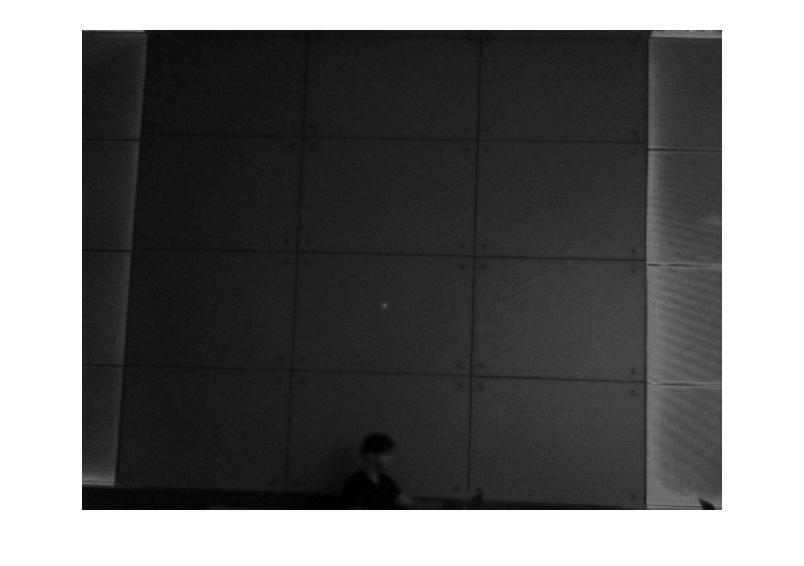
%> input picture test_image.jpg, 804 x 566 px
$ octave --eval "result = extractLaser('test_image.jpg');"   (GNU Octave 9; MATLAB toolbox functions it lacks are replaced by stand-ins)
%> lines starting %> are read from the running program, lines starting %| are printed output that depends on the picture; in (x1, y1, x2, y2) boxes, pixels count from 0 and x2, y2 are one past the last pixel; in counts of white or black regions, pixels touching at a corner belong together; the program's own positions count from 1
### bpass.m
function res = bpass(image_array,lnoise,lobject,threshold)
%
% NAME:
%               bpass
% PURPOSE:
%               Implements a real-space bandpass filter that suppresses
%               pixel noise and long-wavelength image variations while
%               retaining information of a characteristic size.
%
% CATEGORY:
%               Image Processing
% CALLING SEQUENCE:
%               res = bpass( image_array, lnoise, lobject )
% INPUTS:
%               image:  The two-dimensional array to be filtered.
%               lnoise: Characteristic lengthscale of noise in pixels.
%                       Additive noise averaged over this length should
%                       vanish. May assume any positive floating value.
%                       May be set to 0 or false, in which case only the
%                       highpass "background subtraction" operation is
%                       performed.
%               lobject: (optional) Integer length in pixels somewhat
%                       larger than a typical object. Can also be set to
%                       0 or false, in which case only the lowpass
%                       "blurring" operation defined by lnoise is done,
%                       without the background subtraction defined by
%                       lobject.  Defaults to false.
%               threshold: (optional) By default, after the convolution,
%                       any negative pixels are reset to 0.  Threshold
%                       changes the threshhold for setting pixels to
%                       0.  Positive values may be useful for removing
%                       stray noise or small particles.  Alternatively, can
%                       be set to -Inf so that no threshholding is
%                       performed at all.
%
% OUTPUTS:
%               res:    filtered image.
% PROCEDURE:
%               simple convolution yields spatial bandpass filtering.
% NOTES:
% Performs a bandpass by convolving with an appropriate kernel.  You can
% think of this as a two part process.  First, a lowpassed image is
% produced by convolving the original with a gaussian.  Next, a second
% lowpassed image is produced by convolving the original with a boxcar
% function. By subtracting the boxcar version from the gaussian version, we
% are using the boxcar version to perform a highpass.
%
% original - lowpassed version of original => highpassed version of the
% original
%
% Performing a lowpass and a highpass results in a bandpassed image.
%
% Converts input to double.  Be advised that commands like 'image' display
% double precision arrays differently from UINT8 arrays.

% MODIFICATION HISTORY:
%               Written by David G. Grier, The University of Chicago, 2/93.
%
%               Greatly revised version DGG 5/95.
%
%               Added /field keyword JCC 12/95.
%
%               Memory optimizations and fixed normalization, DGG 8/99.
%               Converted to Matlab by D.Blair 4/2004-ish
%
%               Fixed some bugs with conv2 to make sure the edges are
%               removed D.B. 6/05
%
%               Removed inadvertent image shift ERD 6/05
%
%               Added threshold to output.  Now sets all pixels with
%               negative values equal to zero.  Gets rid of ringing which
%               was destroying sub-pixel accuracy, unless window size in
%               cntrd was picked perfectly.  Now centrd gets sub-pixel
%               accuracy much more robustly ERD 8/24/05
%
%               Refactored for clarity and converted all convolutions to
%               use column vector kernels for speed.  Running on my
%               macbook, the old version took ~1.3 seconds to do
%               bpass(image_array,1,19) on a 1024 x 1024 image; this
%               version takes roughly half that. JWM 6/07
%
%       This code 'bpass.pro' is copyright 1997, John C. Crocker and
%       David G. Grier.  It should be considered 'freeware'- and may be
%       distributed freely in its original form when properly attributed.

if nargin < 3, lobject = false; end
if nargin < 4, threshold = 0; end

normalize = @(x) x/sum(x);

image_array = double(image_array);

if lnoise == 0
  gaussian_kernel = 1;
else
  gaussian_kernel = normalize(...
    exp(-((-ceil(5*lnoise):ceil(5*lnoise))/(2*lnoise)).^2));
end

if lobject
  boxcar_kernel = normalize(...
      ones(1,length(-round(lobject):round(lobject))));
end

% JWM: Do a 2D convolution with the kernels in two steps each.  It is
% possible to do the convolution in only one step per kernel with
%
  % gconv = conv2(gaussian_kernel',gaussian_kernel,image_array,'same');
  % bconv = conv2(boxcar_kernel', boxcar_kernel,image_array,'same');
%
% but for some reason, this is slow.  The whole operation could be reduced
% to a single step using the associative and distributive properties of
% convolution:
%
  % filtered = conv2(image_array,...
  %   gaussian_kernel'*gaussian_kernel - boxcar_kernel'*boxcar_kernel,...
  %   'same');
%
% But this is also comparatively slow (though inexplicably faster than the
% above).  It turns out that convolving with a column vector is faster than
% convolving with a row vector, so instead of transposing the kernel, the
% image is transposed twice.

gconv = conv2(image_array',gaussian_kernel','same');
gconv = conv2(gconv',gaussian_kernel','same');

if lobject
  bconv = conv2(image_array',boxcar_kernel','same');
  bconv = conv2(bconv',boxcar_kernel','same');

  filtered = gconv - bconv;
else
  filtered = gconv;
end

% Zero out the values on the edges to signal that they're not useful.
lzero = max(lobject,ceil(5*lnoise));

filtered(1:(round(lzero)),:) = 0;
filtered((end - lzero + 1):end,:) = 0;
filtered(:,1:(round(lzero))) = 0;
filtered(:,(end - lzero + 1):end) = 0;

% JWM: I question the value of zeroing out negative pixels.  It's a
% nonlinear operation which could potentially mess up our expectations
% about statistics.  Is there data on 'Now centroid gets subpixel accuracy
% much more robustly'?  To choose which approach to take, uncomment one of
% the following two lines.
% ERD: The negative values shift the peak if the center of the cntrd mask
% is not centered on the particle.

% res = filtered;
filtered(filtered < threshold) = 0;
res = filtered;

### pkfnd.m
function out=pkfnd(im,th,sz)
% finds local maxima in an image to pixel level accuracy.
%  this provides a rough guess of particle
%  centers to be used by cntrd.m.  Inspired by the lmx subroutine of Grier
%  and Crocker's feature.pro
% INPUTS:
% im: image to process, particle should be bright spots on dark background with little noise
%   ofen an bandpass filtered brightfield image (fbps.m, fflt.m or bpass.m) or a nice
%   fluorescent image
% th: the minimum brightness of a pixel that might be local maxima.
%   (NOTE: Make it big and the code runs faster
%   but you might miss some particles.  Make it small and you'll get
%   everything and it'll be slow.)
% sz:  if your data's noisy, (e.g. a single particle has multiple local
% maxima), then set this optional keyword to a value slightly larger than the diameter of your blob.  if
% multiple peaks are found withing a radius of sz/2 then the code will keep
% only the brightest.  Also gets rid of all peaks within sz of boundary
%OUTPUT:  a N x 2 array containing, [row,column] coordinates of local maxima
%           out(:,1) are the x-coordinates of the maxima
%           out(:,2) are the y-coordinates of the maxima
%CREATED: Eric R. Dufresne, Yale University, Feb 4 2005
%MODIFIED: ERD, 5/2005, got rid of ind2rc.m to reduce overhead on tip by
%  Dan Blair;  added sz keyword
% ERD, 6/2005: modified to work with one and zero peaks, removed automatic
%  normalization of image
% ERD, 6/2005: due to popular demand, altered output to give x and y
%  instead of row and column
% ERD, 8/24/2005: pkfnd now exits politely if there's nothing above
%  threshold instead of crashing rudely
% ERD, 6/14/2006: now exits politely if no maxima found
% ERD, 10/5/2006:  fixed bug that threw away particles with maxima
%  consisting of more than two adjacent points


%find all the pixels above threshold
%im=im./max(max(im));
ind=find(im > th);
[nr,nc]=size(im);
tst=zeros(nr,nc);
n=length(ind);
if n==0
    out=[];
    display('nothing above threshold');
    return;
end
mx=[];
%convert index from find to row and column
rc=[mod(ind,nr),floor(ind/nr)+1];
for i=1:n
    r=rc(i,1);c=rc(i,2);
    %check each pixel above threshold to see if it's brighter than it's neighbors
    %  THERE'S GOT TO BE A FASTER WAY OF DOING THIS.  I'M CHECKING SOME MULTIPLE TIMES,
    %  BUT THIS DOESN'T SEEM THAT SLOW COMPARED TO THE OTHER ROUTINES, ANYWAY.
    if r>1 & r<nr & c>1 & c<nc
        if im(r,c)>=im(r-1,c-1) & im(r,c)>=im(r,c-1) & im(r,c)>=im(r+1,c-1) & ...
         im(r,c)>=im(r-1,c)  & im(r,c)>=im(r+1,c) &   ...
         im(r,c)>=im(r-1,c+1) & im(r,c)>=im(r,c+1) & im(r,c)>=im(r+1,c+1)
        mx=[mx,[r,c]'];
        %tst(ind(i))=im(ind(i));
        end
    end
end
%out=tst;
mx=mx';

[npks,crap]=size(mx);

%if size is specified, then get ride of pks within size of boundary
if nargin==3 & npks>0
   %throw out all pks within sz of boundary;
    ind=find(mx(:,1)>sz & mx(:,1)<(nr-sz) & mx(:,2)>sz & mx(:,2)<(nc-sz));
    mx=mx(ind,:);
end

%prevent from finding peaks within size of each other
[npks,crap]=size(mx);
if npks > 1
    %CREATE AN IMAGE WITH ONLY PEAKS
    nmx=npks;
    tmp=0.*im;
    for i=1:nmx
        tmp(mx(i,1),mx(i,2))=im(mx(i,1),mx(i,2));
    end
    %LOOK IN NEIGHBORHOOD AROUND EACH PEAK, PICK THE BRIGHTEST
    for i=1:nmx
        roi=tmp( (mx(i,1)-floor(sz/2)):(mx(i,1)+(floor(sz/2)+1)),(mx(i,2)-floor(sz/2)):(mx(i,2)+(floor(sz/2)+1))) ;
        [mv,indi]=max(roi);
        [mv,indj]=max(mv);
        tmp( (mx(i,1)-floor(sz/2)):(mx(i,1)+(floor(sz/2)+1)),(mx(i,2)-floor(sz/2)):(mx(i,2)+(floor(sz/2)+1)))=0;
        tmp(mx(i,1)-floor(sz/2)+indi(indj)-1,mx(i,2)-floor(sz/2)+indj-1)=mv;
    end
    ind=find(tmp>0);
    mx=[mod(ind,nr),floor(ind/nr)+1];
end

if size(mx)==[0,0]
    out=[];
else
    out(:,2)=mx(:,1);
    out(:,1)=mx(:,2);
end

### extractLaser.m
function [ point ] = extractLaser( filename )
%> called with filename = 'test_image.jpg'
a = imcrop(double(imread(filename)), [146 36 500 464]);
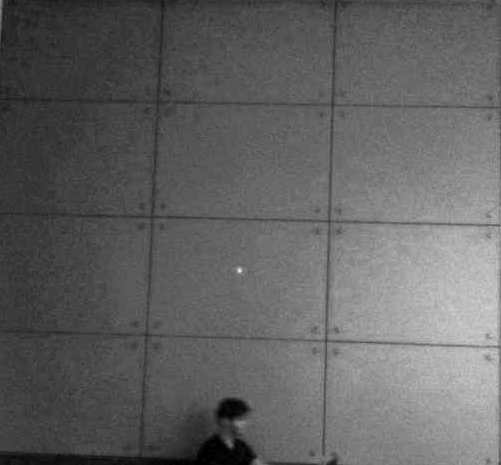
%> a: size 465x501x3 double; min 0, max 90, mean 34.6; drawn with min black and max white

for i = 1:465
    for j = 1:501
        a1(i, j) = a(i, j, 1);
    end
end
b = bpass(a1, 1, 5);
%> in bpass, `gconv = conv2(image_array',gaussian_kernel','same');`:
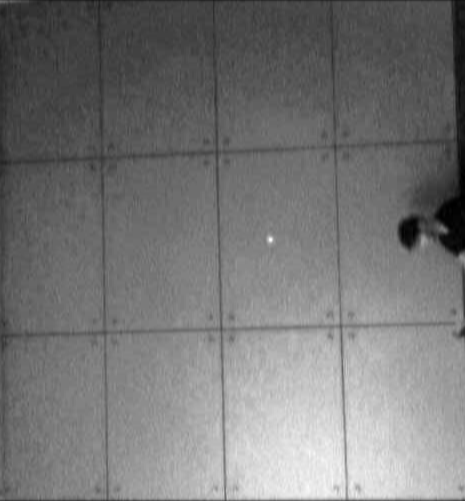
%> gconv: size 501x465 double; min 0.00218, max 74.07, mean 34.6; drawn with min black and max white
%> in bpass, `gconv = conv2(gconv',gaussian_kernel','same');`:
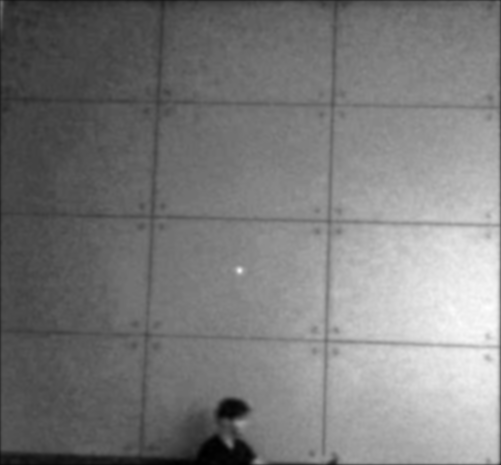
%> gconv: size 465x501 double; min 0.113, max 71.16, mean 34.5; drawn with min black and max white
%> in bpass, `filtered(1:(round(lzero)),:) = 0;`: filtered: size 465x501 double; min -9, max 20.68, mean 0.2; mean of the top-left, top-right, bottom-left and bottom-right quarters 0.1, 0.1, 0.1, 0.3
%> in bpass, `filtered((end - lzero + 1):end,:) = 0;`:
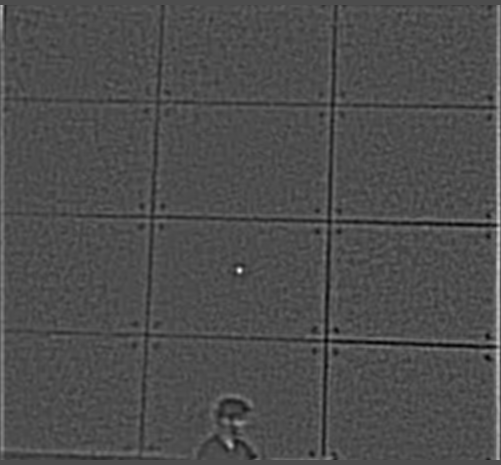
%> filtered: size 465x501 double; min -9, max 20.68, mean 0.1; drawn with min black and max white
%> in bpass, `filtered(:,1:(round(lzero))) = 0;`:
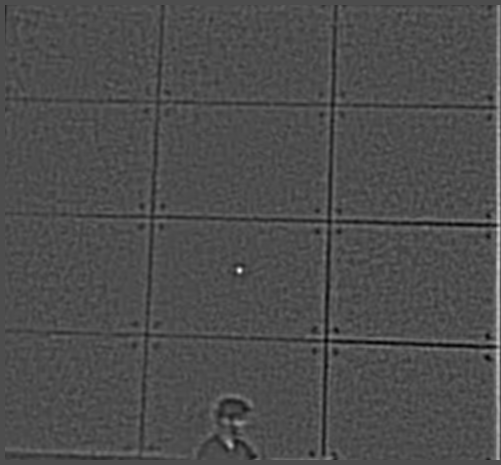
%> filtered: size 465x501 double; 0.98% of pixels changed, all inside (x1, y1, x2, y2) = (0, 5, 5, 460); drawn with min black and max white
%> in bpass, `filtered(:,(end - lzero + 1):end) = 0;`:
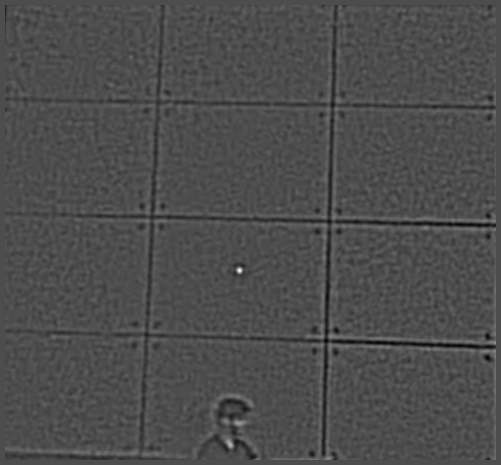
%> filtered: size 465x501 double; 0.98% of pixels changed, all inside (x1, y1, x2, y2) = (496, 5, 501, 460); drawn with min black and max white
%> in bpass, `filtered(filtered < threshold) = 0;`:
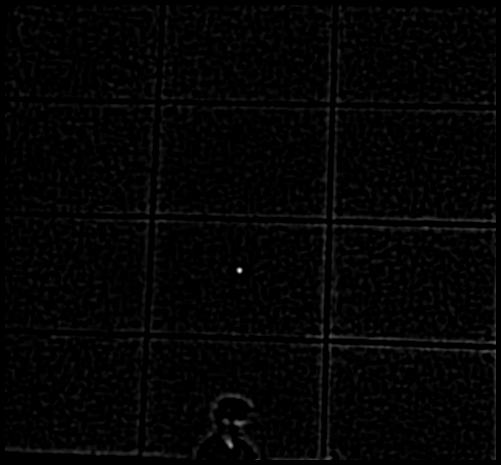
%> filtered: size 465x501 double; min 0, max 20.68, mean 0.3; drawn with min black and max white
point = pkfnd(b, 15, 5);
%> in pkfnd, `ind=find(im > th);`: ind = [110940; 110941; 111405; 111406; 111407; 111870; 111871; 111872]
%> in pkfnd, `n=length(ind);`: n = 8
%> in pkfnd, `rc=[mod(ind,nr),floor(ind/nr)+1];`: rc = [270 239; 271 239; 270 240; 271 240; 272 240; 270 241; 271 241; 272 241]
%> the loop in pkfnd, `for i=1:n` made 8 passes
%> (r, c) on passes 1 to 8: (270, 239), (271, 239), (270, 240), (271, 240), (272, 240), (270, 241), (271, 241), (272, 241)
%> in pkfnd, `mx=mx';`: mx = [271 240]
%> in pkfnd, `[npks,crap]=size(mx);`: npks = 1; crap = 2
%> in pkfnd, `ind=find(mx(:,1)>sz & mx(:,1)<(nr-sz) & mx(:,2)>sz & mx(:,2)<(nc-sz));`: ind = 1
%> point = [240 271]

end
